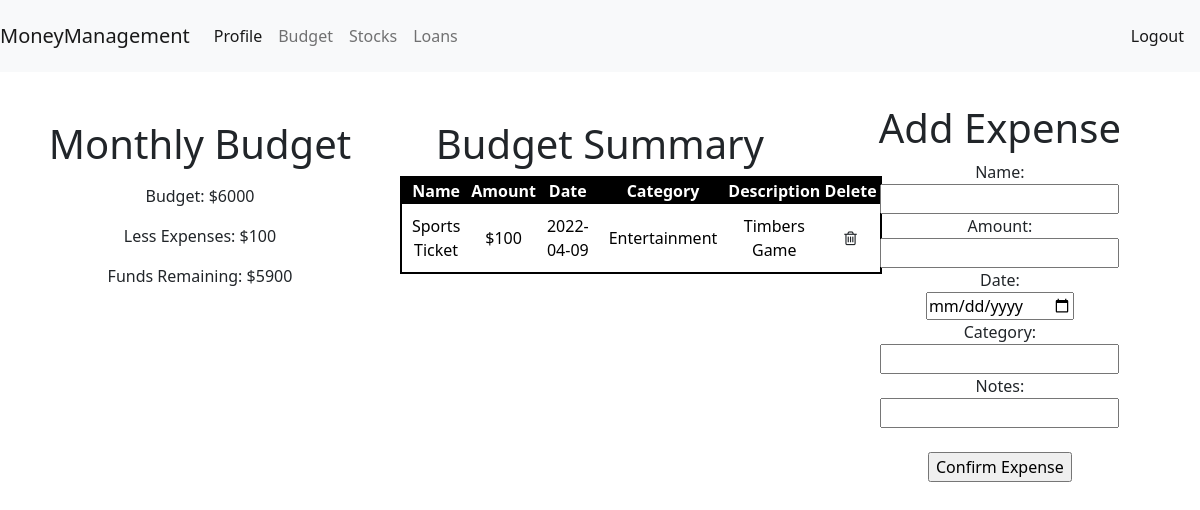
The app's page /budget (signed in), older data.
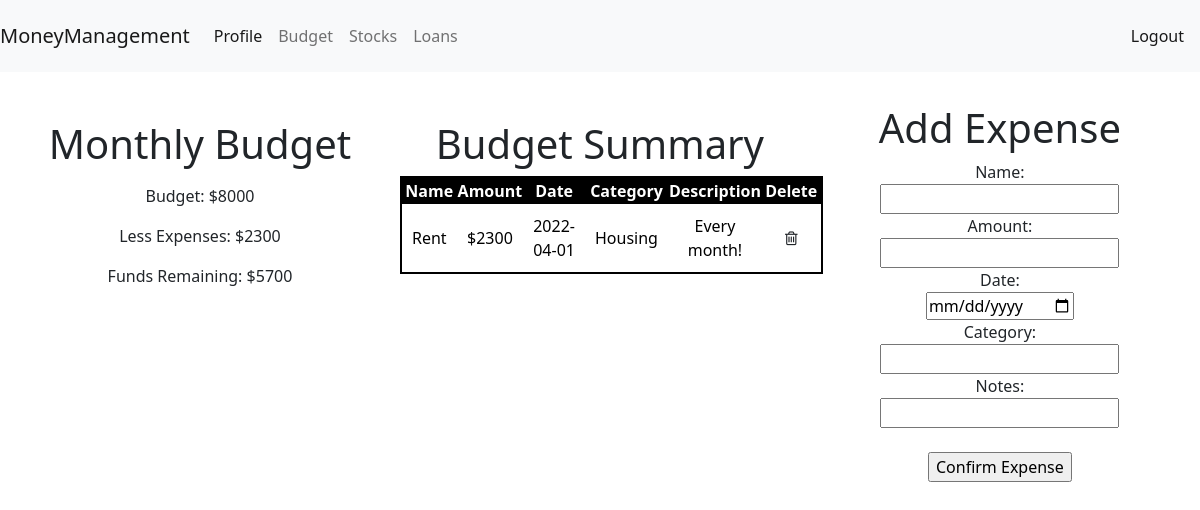
The same page, newer data.
### tables this page shows
CREATE TABLE BUDGET 
                 (ID            INTEGER      PRIMARY KEY     NOT NULL,
                 NAME           TEXT         NOT NULL,
                 AMOUNT         INT          NOT NULL,
                 EXP_DATE       DATE         NOT NULL,
                 CATEGORY       TEXT         NOT NULL,
                 DESCRIPTION    TEXT         NOT NULL,
                 USERNAME       TEXT         NOT NULL);

### stock_price.py (the view)
@app.route('/budget')
@session_check
def budget():
    conn = sqlite3.connect('stocks.db')
    cursor = conn.execute("SELECT ID, NAME, AMOUNT, EXP_DATE, CATEGORY, DESCRIPTION from BUDGET WHERE USERNAME = (?) ORDER BY AMOUNT DESC", (session['username'],))
    budget_info = (cursor.fetchall())
    cursor2 = conn.execute("SELECT MONTHLY_INCOME, SAVINGS_GOAL from USER WHERE USERNAME = (?)",(session['username'],))
    user_info = (cursor2.fetchall())
    cursor3 = conn.execute("SELECT SUM(AMOUNT)from BUDGET WHERE USERNAME = (?)", (session['username'],))
    spent_this_month = (cursor3.fetchall())
    monthly_budget = user_info[0][0] - user_info[0][1]
    if len(budget_info) > 0:
        remaining_funds = monthly_budget - spent_this_month[0][0]
        return (render_template("budget.html", new_user = [], data = budget_info, user_info = monthly_budget, spent = spent_this_month, remaining_funds = remaining_funds))
    else:
        new_user = ["Your monthly budget is equal to your income less your savings goal!", "Start here!"]
        return (render_template("budget.html", new_user = new_user, data= budget_info, user_info = monthly_budget, spent = [[]]))

### stock_price.py (called while the page is built)
def session_check(func):
    @wraps(func)
    def session_wrapper(*args, **kwargs):
        if not session['username']:
            return redirect('/')
        return func(*args, **kwargs)
    return session_wrapper

### templates/budget.html (shortened to what this page needs)
<!DOCTYPE html>
<html lang="en">
<head>
    <link href="https://cdn.jsdelivr.net/npm/bootstrap@5.1.3/dist/css/bootstrap.min.css" rel="stylesheet">
    <link rel="stylesheet" href="https://cdnjs.cloudflare.com/ajax/libs/font-awesome/4.7.0/css/font-awesome.min.css">
</head>
<body>
<nav class="navbar navbar-expand-lg navbar-light bg-light">
  <a class="navbar-brand" href="#">MoneyManagement</a>
  <div class="collapse navbar-collapse" id="navbarNavAltMarkup">
    <div class="navbar-nav">
      <a class="nav-item nav-link active" href="/profile">Profile</a>
      <a class="nav-item nav-link" href="/budget">Budget</a>
      <a class="nav-item nav-link" href="/stocks">Stocks</a>
        <a class="nav-item nav-link" href="/loan_calc">Loans</a>
    </div>
  </div>
    <span class="navbar-text">
        <a class="nav-item nav-link" href="/logout">Logout</a>
    </span>
</nav>
<div class="column">
    <br>
    <br><h1>Monthly Budget</h1>
    <p>Budget: ${{user_info}}</p>
    <p>Less Expenses: ${{spent.0.0}}</p>
    <p>Funds Remaining: ${{remaining_funds}} </p>
</div>
<div class="column">
<br>
    <br>
    <h1>Budget Summary</h1>
    <table>
            <thead>
            <tr>
                <th>Name</th>
                <th>Amount</th>
                <th>Date</th>
                <th>Category</th>
                <th>Description</th>
                <th>Delete</th>
            </tr>
            </thead>
            <tbody>
            {% for data in data %}
            <tr>
                <form action="/del_expense" method="POST">
                <td>{{data[1]}}</td>
                <td>${{data[2]}}</td>
                <td>{{data[3]}}</td>
                <td>{{data[4]}}</td>
                <td>{{data[5]}}</td>
                <td>
                    <button class="btn"><i class="fa fa-trash-o"></i></button>
                </td>
                </form>
            </tr>
            {% endfor %}
            </tbody>
</table>
</div>
<div class="column">
   <br>
    <h1>Add Expense</h1>
    <form action="/add_expense" method="POST">
        <fieldset>
       <label for="expName">Name:</label><br>
       <input type="text" id="expName" name="expName" required><br>
       <label for="amount">Amount:</label><br>
       <input type="number" id="amount" name="amount" min="0.01" step="0.01" required><br>
       <label for="date">Date:</label><br>
       <input type="date" id="date" name="date" required><br>
       <label for="category">Category:</label><br>
       <input type="text" id="category" name="category" required><br>
       <label for="notes">Notes:</label><br>
       <input type="text" id="notes" name="notes" ><br><br>
            <input type="submit" value="Confirm Expense"><br>
        </fieldset>
   </form>
</div>
</body>
</html>

### templates/budget.html (style rules this page uses)
.column { float: left; width: 33.33%; text-align: center; }
h1 { text-align: center; }
table { border: 2px solid black; margin-left: auto; margin-right: auto; }
th { border: 2px solid black; table-layout: fixed; width: 200px; background-color:black; color: #ffffff; text-align: center; vertical-align: middle; }
td { border: 2px solid black; table-layout: fixed; width: 200px; padding: 10px; color: black; text-align: center; vertical-align: middle; }

Row changes from the older to the newer data that the page shows:
changed BUDGET: NAME "Sports Ticket" → "Rent"; AMOUNT "100" → "2300"; EXP_DATE "2022-04-09" → "2022-04-01"; CATEGORY "Entertainment" → "Housing"; DESCRIPTION "Timbers Game" → "Every month!"
Text that changed along with them:
{{ user_info }}: "6000" → "8000"
{{ spent.0.0 }}: "100" → "2300"
{{ remaining_funds }}: "5900" → "5700"
